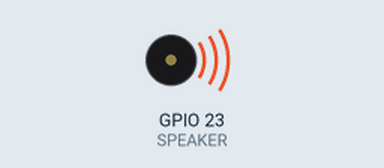
The program below on a simulated Raspberry Pi (BCM pin numbers). Shown: buzzer (waves = sounding). At 3.0 s the program stops and its outputs stay as they are.

Above: at 0.1 s.
Timing chart, 0 to 3.5 s (numbered marks = the images above):
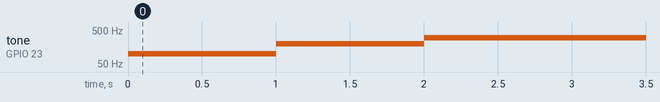

Measured:
- by itself, tone on GPIO 23 (SPEAKER): silent → 100 Hz at 0.00 s, → 200 Hz 1.0 s later, → 300 Hz 1.0 s later

The program:

speaker.py
```python
#!/usr/bin/python
# coding: utf-8
import RPi.GPIO as GPIO
import time

SPEAKER = 23

GPIO.setmode(GPIO.BCM)
GPIO.setup(SPEAKER, GPIO.OUT)

sp = GPIO.PWM(SPEAKER, 1)
sp.start(50)

sp.ChangeFrequency(100)
time.sleep(1)

sp.ChangeFrequency(200)
time.sleep(1)

sp.ChangeFrequency(300)
time.sleep(1)
```
